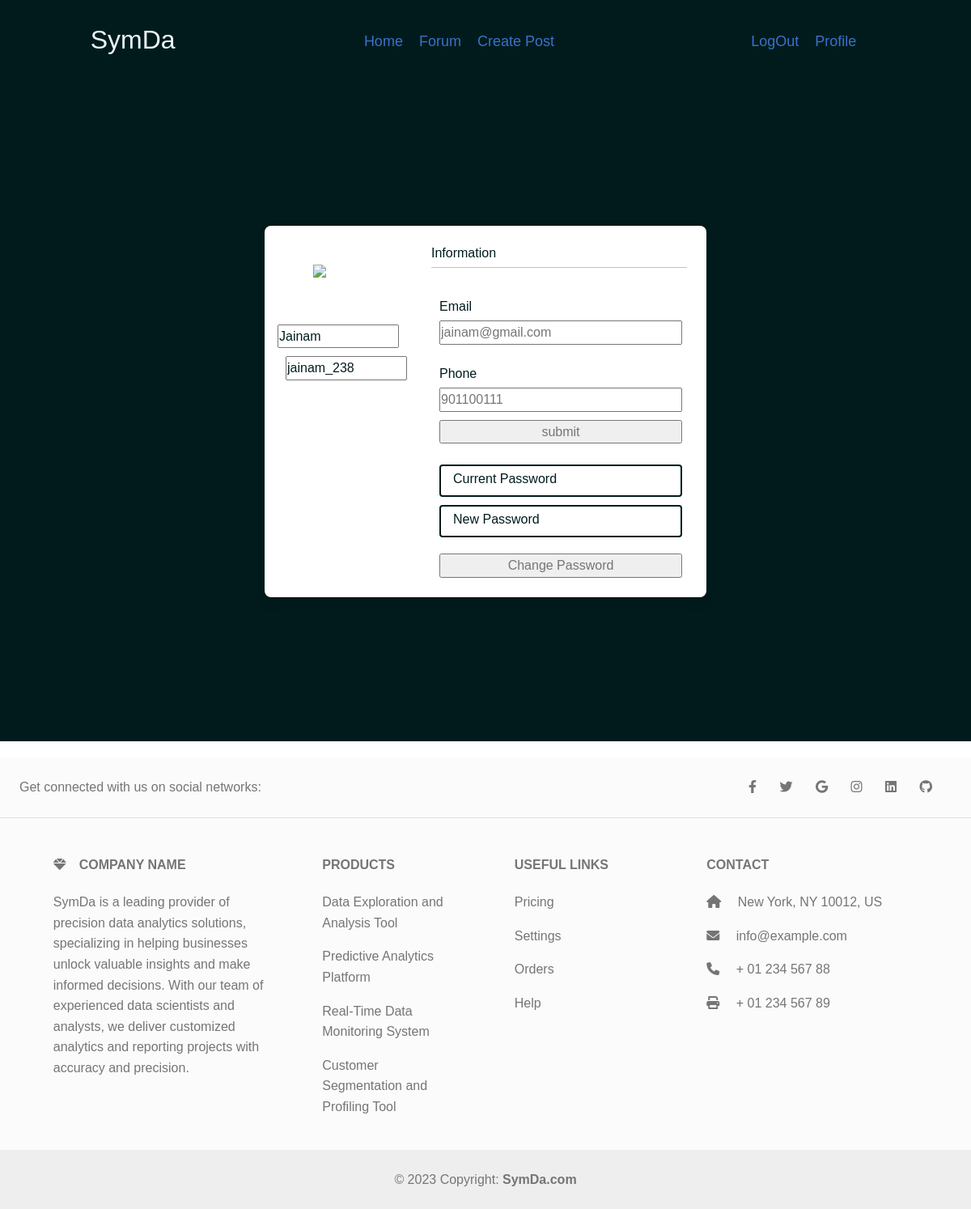
Screenshot of /profile (signed in) with the database file from the repository.
### accounts/models.py (models this page shows)
class User(AbstractUser):
    username = models.CharField(max_length=30,unique=True,null=True)
    email = models.CharField(max_length=60,primary_key=True)
    phone = models.CharField(max_length=20,null=True)
    first_name = models.CharField(max_length=50,null=True)
    last_name = models.CharField(max_length=50,null=True)
    objects = UserManager()
    USERNAME_FIELD = 'email'
    REQUIRED_FIELDS = []
    def __str__(self):
        return self.email

### dashboard/views.py (the view, shortened to what this page needs)
# urls.py: path('profile',views.profile,name="profile"),
def profile(request):
    user = User.objects.get(pk=request.user)
    return render(request,'dashboard/profile.html',{'user':user})

### dashboard/templates/dashboard/profile.html (shortened to what this page needs)
<!DOCTYPE html>
{% load static %}
<html lang="en">
<head>
    <link rel="stylesheet" href="{% static 'dashboard/css/style.css' %}">
    <link href="https://cdnjs.cloudflare.com/ajax/libs/font-awesome/6.0.0/css/all.min.css" rel="stylesheet" />
    <link href="https://cdnjs.cloudflare.com/ajax/libs/mdb-ui-kit/6.4.0/mdb.min.css" rel="stylesheet" />
</head>
<body>
    <header>
        <nav>
            <div class="div div-1" style="margin-bottom: 20px;">
              <h2 style="padding-bottom: 20px;">SymDa</h2>
            </div>
            <div class="div div-2" style="margin-top: 7px;">
              <a href="{% url 'index' %}">
                <div class="inner-div">Home </div>
              </a>
              <a href="{% url 'posts' %}">
                <div class="inner-div">Forum</div>
              </a>
              {% if user.is_authenticated %}
                      <a href="{% url 'create-post' %}"><div class="inner-div">Create Post</div></a>
              {% endif %}
            </div>
            <div class="div div-3" style="margin-top: 7px; display:flex">
              {% if user.is_authenticated %}
              <a href="{% url 'user-logout' %}">
                <div class="inner-div">LogOut</div>
              </a>
              <a href="{% url 'profile' %}"><div class="inner-div">
                Profile
              </div></a>
              {% else %}
              <a href="{% url 'user-login' %}">
                <div class="inner-div">SignIn</div>
              </a>
              {% endif %}
            </div>
          </nav>
          <div>
            <section class="vh-100" style="background-color: #011b1d; ">
                <div class="container py-5 h-100">
                  <div class="row d-flex justify-content-center align-items-center h-100">
                    <div class="col col-lg-6 mb-4 mb-lg-0">
                      <div class="card mb-3" style="border-radius: .5rem;">
                        <div class="row g-0">
                          <div class="col-md-4 gradient-custom text-center text-white"
                            style="border-top-left-radius: .5rem; border-bottom-left-radius: .5rem;">
                            <img src="https://mdbcdn.b-cdn.net/img/Photos/new-templates/bootstrap-chat/ava1-bg.webp"
                              alt="Avatar" class="img-fluid my-5" style="width: 80px;" />
                              <form action="" method="POST">
                            <input style="color: #011b1d; width:150px" name="first_name" value={{user.first_name}}>
                            <input style="color: #011b1d; width:150px; margin-top:10px; margin-left:20px" name="username" value={{user.username}}>
                            <i class="far fa-edit mb-5"></i>
                          </div>
                          <div class="col-md-8">
                            <div class="card-body p-4" style="color: #011b1d;">
                              <h6>Information</h6>
                              <hr class="mt-0 mb-4">
                              <div class="row pt-1">
                                <div class="col-6 mb-3" style="margin:10px">
                                  <h6 style="color: #011b1d;">Email</h6>
                                  <input class="text-muted" name="email" style="width:300px"  value= {{user.email}}>
                                </div>
                                <div class="col-6 mb-3" style="margin:10px">
                                  <h6>Phone</h6>
                                  <input class="text-muted" style="width:300px" name="phone" value= {{user.phone}}>
                                  <input class="text-muted" type="submit" style="width:300px; margin-top: 10px; color: #011b1d;" value="submit">
                                </div>
                              <form action="{% url 'change-password' %}" method="POST">
                              <div class="form-outline" style="margin:10px">
                                <input type="password" name="current_password" style="border: 2px solid #011b1d; width: 300px;" id="typeText" class="form-control" />
                                <label class="form-label" style="color: #011b1d; padding:5px;" for="typeText">Current Password</label>
                              </div>
                              <div class="form-outline" style="margin-top: 10px;margin:10px">
                                <input type="password" name="new_password" style="border: 2px solid #011b1d;width: 300px;" id="typeText" class="form-control" />
                                <label class="form-label" style="color: #011b1d; padding:5px;" for="typeText">New Password</label>
                              </div>
                              <input class="text-muted" type="submit" style="width:300px; margin-top: 10px; margin-left: 10px ;color: #011b1d;" value="Change Password">
                            </form>
                              </div>
                            </div>
                          </div>
                        </div>
                      </div>
                    </div>
                  </div>
                </div>
              </section>
          </div>
    </header>
<footer class="text-center text-lg-start bg-light text-muted" style="margin-top: 20px;">
    <section class="d-flex justify-content-center justify-content-lg-between p-4 border-bottom">
      <div class="me-5 d-none d-lg-block">
        <span>Get connected with us on social networks:</span>
      </div>
      <div>
        <a href="" class="me-4 text-reset">
          <i class="fab fa-facebook-f"></i>
        </a>
        <a href="" class="me-4 text-reset">
          <i class="fab fa-twitter"></i>
        </a>
        <a href="" class="me-4 text-reset">
          <i class="fab fa-google"></i>
        </a>
        <a href="" class="me-4 text-reset">
          <i class="fab fa-instagram"></i>
        </a>
        <a href="" class="me-4 text-reset">
          <i class="fab fa-linkedin"></i>
        </a>
        <a href="" class="me-4 text-reset">
          <i class="fab fa-github"></i>
        </a>
      </div>
    </section>
    <section class="">
      <div class="container text-center text-md-start mt-5">
        <div class="row mt-3">
          <div class="col-md-3 col-lg-4 col-xl-3 mx-auto mb-4">
            <h6 class="text-uppercase fw-bold mb-4">
              <i class="fas fa-gem me-3"></i>Company name
            </h6>
            <p>
              SymDa is a leading provider of precision data analytics solutions, specializing in helping businesses unlock valuable insights and make informed decisions. With our team of experienced data scientists and analysts, we deliver customized analytics and reporting projects with accuracy and precision.
            </p>
          </div>
          <div class="col-md-2 col-lg-2 col-xl-2 mx-auto mb-4">
            <h6 class="text-uppercase fw-bold mb-4">
              Products
            </h6>
            <p>
              <a href="#!" class="text-reset">Data Exploration and Analysis Tool</a>
            </p>
            <p>
              <a href="#!" class="text-reset">Predictive Analytics Platform</a>
            </p>
            <p>
              <a href="#!" class="text-reset">Real-Time Data Monitoring System</a>
            </p>
            <p>
              <a href="#!" class="text-reset">Customer Segmentation and Profiling Tool</a>
            </p>
          </div>
          <div class="col-md-3 col-lg-2 col-xl-2 mx-auto mb-4">
            <h6 class="text-uppercase fw-bold mb-4">
              Useful links
            </h6>
            <p>
              <a href="#!" class="text-reset">Pricing</a>
            </p>
            <p>
              <a href="#!" class="text-reset">Settings</a>
            </p>
            <p>
              <a href="#!" class="text-reset">Orders</a>
            </p>
            <p>
              <a href="#!" class="text-reset">Help</a>
            </p>
          </div>
          <div class="col-md-4 col-lg-3 col-xl-3 mx-auto mb-md-0 mb-4">
            <h6 class="text-uppercase fw-bold mb-4">Contact</h6>
            <p><i class="fas fa-home me-3"></i> New York, NY 10012, US</p>
            <p>
              <i class="fas fa-envelope me-3"></i>
              info@example.com
            </p>
            <p><i class="fas fa-phone me-3"></i> + 01 234 567 88</p>
            <p><i class="fas fa-print me-3"></i> + 01 234 567 89</p>
          </div>
        </div>
      </div>
    </section>
    <div class="text-center p-4" style="background-color: rgba(0, 0, 0, 0.05);">
      © 2023 Copyright:
      <a class="text-reset fw-bold" >SymDa.com</a>
    </div>
  </footer>
</body>
</html>

### dashboard/static/dashboard/css/style.css (style rules this page uses)
* { margin: 0; padding: 0; font-family: Verdana, Geneva, Tahoma, sans-serif; }
header { background-color: #011b1d; color: #edf6f9; padding-top: 30px; }
nav { display: flex; justify-content: space-around; flex-wrap: wrap; }
.div-2 { display: flex; }
.inner-div { margin-left: 10px; margin-right: 10px; font-size: large; }

### rows the page displays
User: first_name "Jainam", username "jainam_238", email "jainam@gmail.com", phone "901100111"
